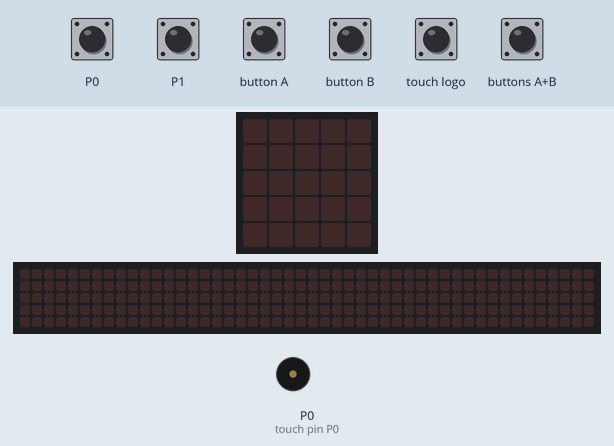
This program was run on a simulated BBC micro:bit (MakeCode). Parts: the board's 5×5 LED display, a strip that is not on the board, showing the scrolling text unrolled, buzzer (waves = sounding). The test bench sets the inputs (shaded band). The 48×5 strip is a reading aid, not a part: it shows the text the display is scrolling, unrolled, one strip-width of it at a time.

Above: at 1.2 s.
1.3 s: buttons A+B pressed for 0.15 s
At 1.9 s:
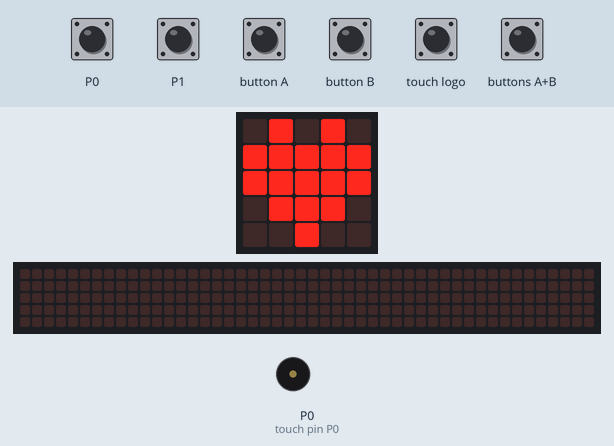
4.3 s: touch pin P0 pressed for 0.15 s
At 6.8 s:
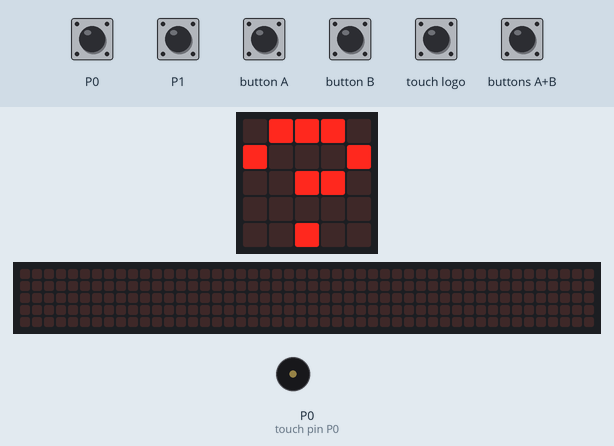
7.3 s: touch pin P1 pressed for 0.15 s
At 7.8 s:
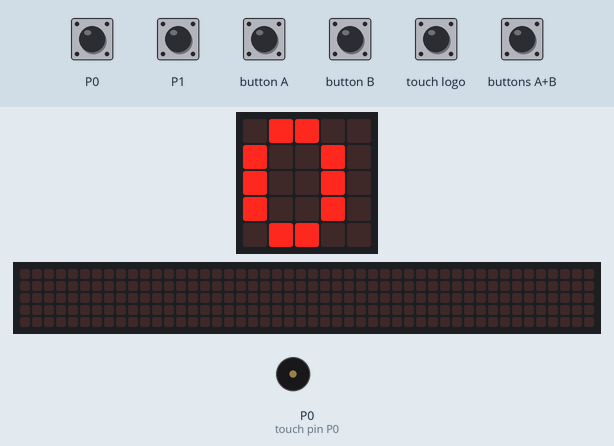
8.9 s: touch logo pressed for 0.15 s
At 10.2 s:
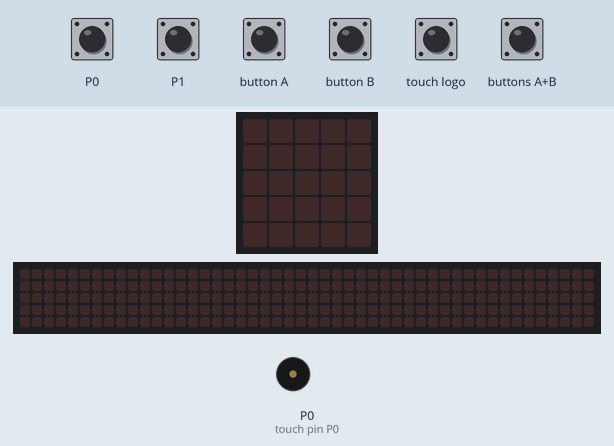
10.5 s: button A pressed for 0.15 s
At 11.5 s:
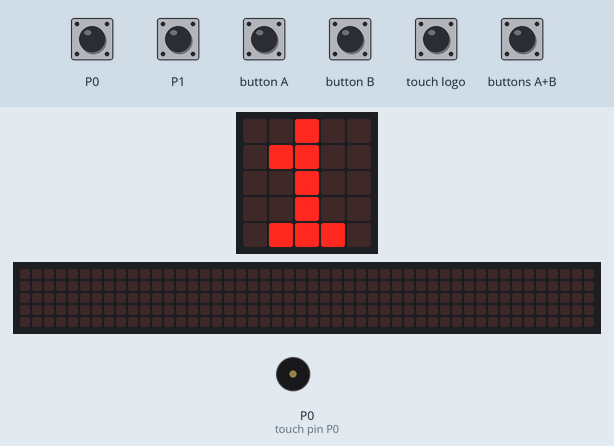
12.1 s: touch pin P0 pressed for 0.15 s
At 12.32 s:
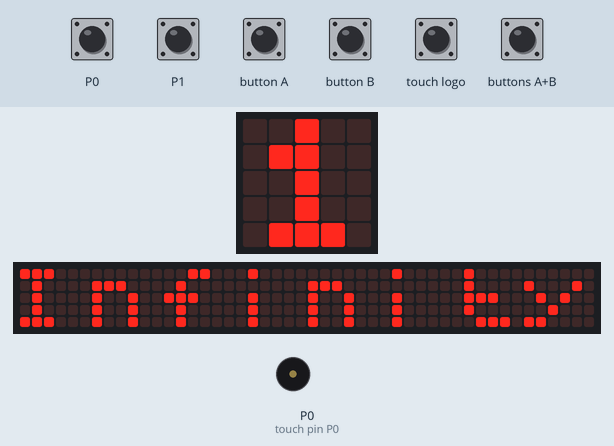
Timing chart, 0 to 15.1 s (numbered marks = the images above; inputs shaded):
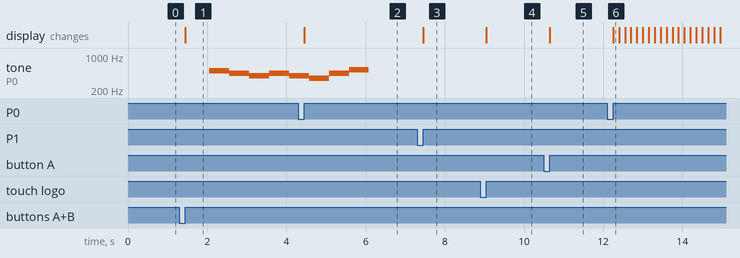

Measured:
- after the input at 1.3 s, tone on P0 (touch pin P0): plays 494 Hz for 0.51 s, 440 Hz for 0.51 s, 392 Hz for 0.51 s, 440 Hz for 0.51 s, 392 Hz for 0.23 s, starting after 0.75 s; the display: changes after 0.15 s (image 1)
- after the input at 4.3 s, the display: changes after 0.15 s (image 2)
- after the input at 7.3 s, the display: changes after 0.15 s (image 3)
- after the input at 8.9 s, the display: changes after 0.15 s (image 4)
- after the input at 10.5 s, the display: changes after 0.15 s (image 5)
- after the input at 12.1 s, the display: changes after 0.15 s (image 6)

The program:

main.ts
```typescript
let A = 0
let B = 0
input.onPinPressed(TouchPin.P0, function () {
    basic.showNumber(A / B)
})
input.onButtonPressed(Button.A, function () {
    A += 1
    basic.showNumber(A)
})
input.onButtonPressed(Button.AB, function () {
    basic.showIcon(IconNames.Heart)
    music.play(music.stringPlayable("B A G A G F A C5 ", 120), music.PlaybackMode.UntilDone)
})
input.onButtonPressed(Button.B, function () {
    B += 1
    basic.showNumber(B)
})
input.onPinPressed(TouchPin.P1, function () {
    basic.showNumber(A * B)
})
input.onLogoEvent(TouchButtonEvent.Pressed, function () {
    B = 0
    A = 0
    basic.clearScreen()
})
```

test.ts
```typescript
// здесь помещаются тесты; они не будут скомпилированы, пока пакет используется в качестве расширения.
```
